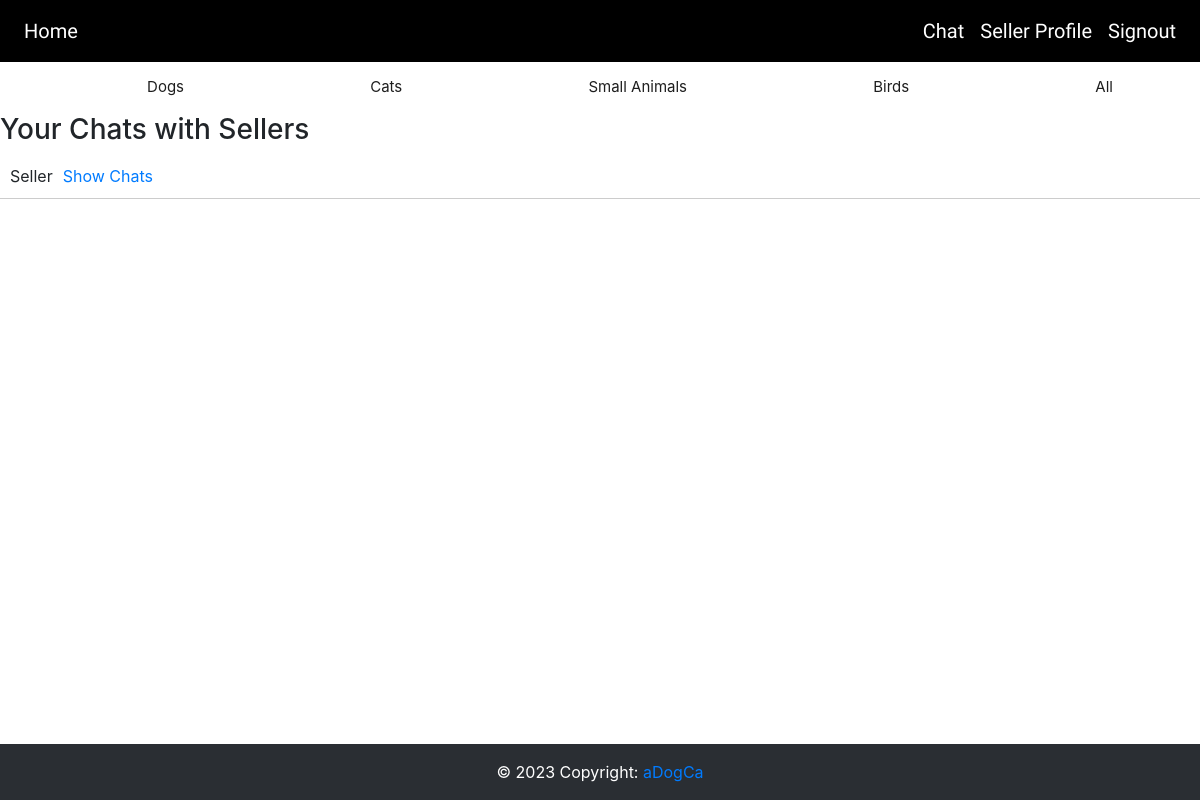
Page /sellers (signed in) on the earlier database version.
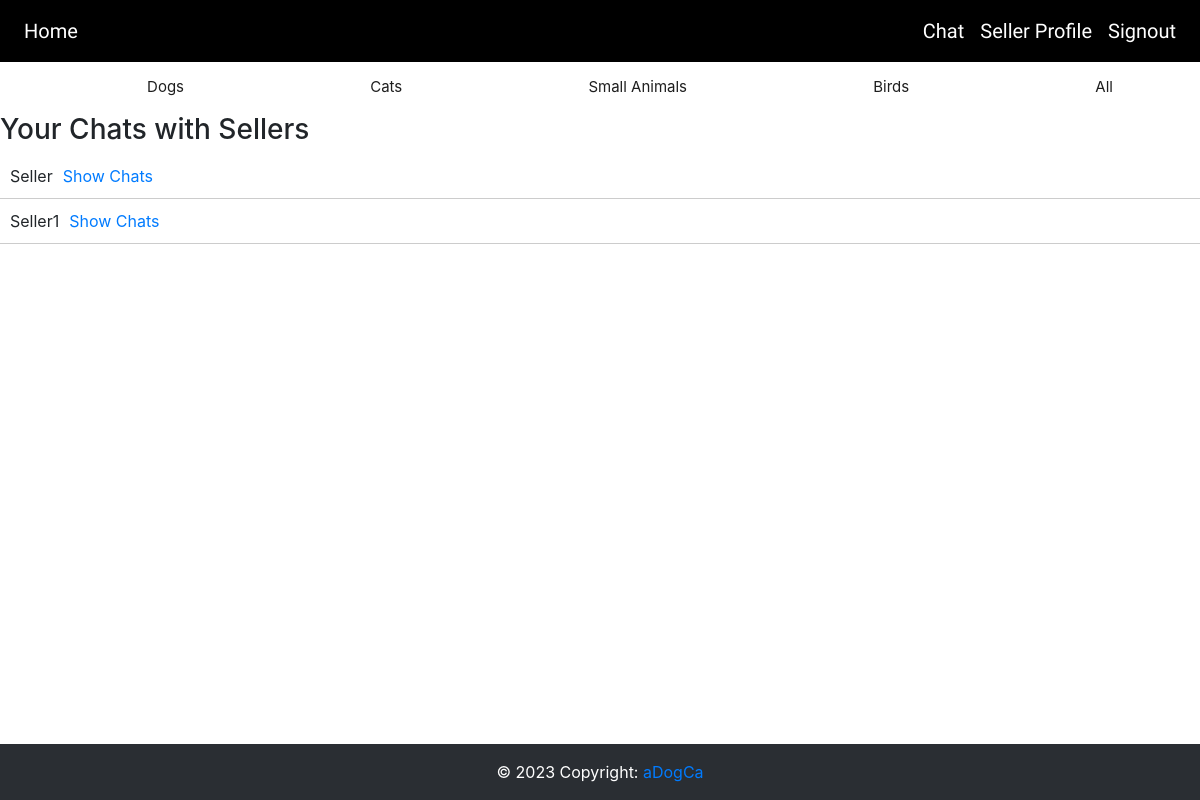
Same page on the later database version.
### website/models.py (models this page shows)
class User(db.Model, UserMixin):
    id = db.Column(db.Integer, primary_key=True)
    email = db.Column(db.String(150), unique=True)
    password = db.Column(db.String(150))
    userType = db.Column(db.String(20))
    firstName = db.Column(db.String(150))
    products = db.relationship('Products')
    messages_sent = db.relationship('Message', backref='sender', foreign_keys='Message.sender_id')
    messages_received = db.relationship('Message', backref='recipient', foreign_keys='Message.recipient_id')
    products_sold = db.Column(db.Integer,default=0)
    pro_membership = db.Column(db.String(5),default="No")

### website/views.py (the view)
@views.route('/sellers')
@login_required
def sellers_list():
    sellers = User.query.filter_by(userType="seller").all()
    return render_template('sellers.html', user=current_user, sellers=sellers)

### website/__init__.py (called while the page is built)
def create_app():
    app = Flask(__name__)
    app.config['SECRET_KEY'] = 'ISEE'
    app.config['SQLALCHEMY_DATABASE_URI'] = f'sqlite:///{DB_NAME}'
    db.init_app(app)
    search = Search()
    search.init_app(app)
    from .views import views
    from .auth import auth
    app.register_blueprint(views, url_prefix='/')
    app.register_blueprint(auth, url_prefix='/')
    from .models import User, Products
    with app.app_context():
        db.create_all()
    login_manager = LoginManager()
    login_manager.login_view = 'auth.login'
    login_manager.init_app(app)
    @login_manager.user_loader
    def load_user(id):
        return User.query.get(int(id))
    return app

### website/templates/sellers.html (shortened to what this page needs)
{% extends "base.html" %}
{% block content %}
<h3>Your Chats with Sellers</h3>
<ul class="seller-list">
    {% for seller in sellers %}
    <li class="seller-list-item">
        <span class="seller-name">{{ seller.firstName }}</span>
        <a class="chat-link" href="{{ url_for('views.chat', seller_id=seller.id) }}">Show Chats</a>
    </li>
    {% endfor %}
</ul>
{% endblock %}

Differences in the rows shown:
now on this page (row edited): User: firstName "Seller1"
